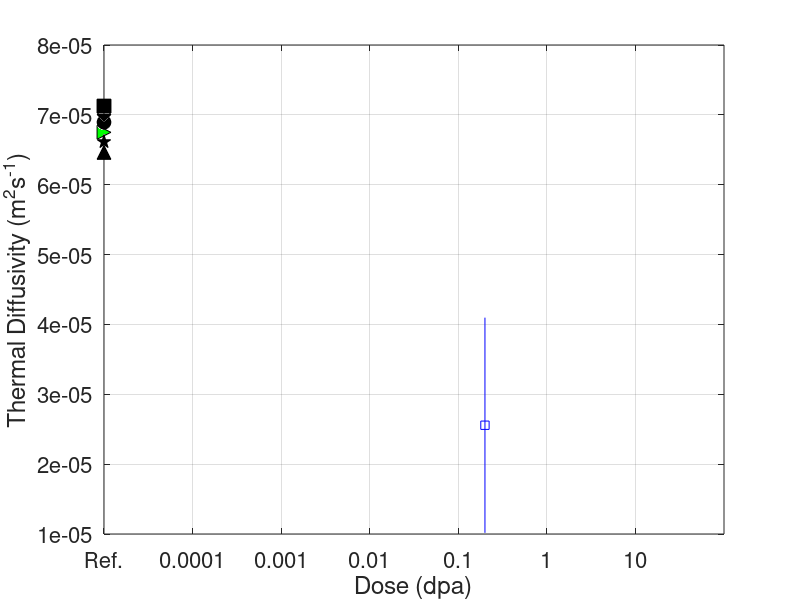

The MATLAB script that drew this image: (Note: this script raises an error after producing the figure.)
clc
clear all
close all
 
 
load('summary_with_refdata.mat')
% load('helsinki_summary_data_25_3.mat','sawv','std_sawv','TC','std_TC','dose')
load('helsinki_summary_data_4_4.mat','TC','std_TC','dose')
dose(1)=1e-5;

h3=figure;

% h2=figure;
% errorbar(dose,sawv,std_sawv)
% 
% hold on
% plot(dose,sawv, 'r','LineWidth',1)
% grid on 
% xlabel('Dose (dpa)','FontSize',16)
% ylabel('Peak SAW Velocity (ms^{-1})','FontSize',16)
% set(gcf,'color','w');
% set(gca,'fontsize',16);
%  set(gca,'xscale','log')
% 
% xticks([1e-5 1e-4 1e-3 1e-2 1e-1 1e-0 10])
% xticklabels({'Ref.','0.0001','0.001','0.01','0.1','1','10'})

%% plotting the unimplanted refs


plot(fukuda_dose(1),fukuda_TD(1),'ks','MarkerFaceColor','k','MarkerSize',10)

grid on 
xlabel('Dose (dpa)','FontSize',16)
ylabel('Thermal Diffusivity (m^{2}s^{-1})','FontSize',16)
set(gcf,'color','w');
set(gca,'fontsize',16);
 set(gca,'xscale','log')
 axis([1e-5 100 1e-5 8e-5])
xticks([ 1e-5 1e-4 1e-3 1e-2 1e-1 1e-0,10])
xticklabels({'Ref.','0.0001','0.001','0.01','0.1','1','10'})


hold on
plot(fukuda_dose(2),fukuda_TD(2),'kd','MarkerFaceColor','k','MarkerSize',10)

hold on
plot(fukuda_dose(3),fukuda_TD(3),'ko','MarkerFaceColor','k','MarkerSize',10)

hold on
plot(fukuda_dose(4),fukuda_TD(4),'kp','MarkerFaceColor','k','MarkerSize',10)


hold on
plot(fukuda_dose(5),fukuda_TD(5),'k^','MarkerFaceColor','k','MarkerSize',10)

hold on

% % adding felix TGS unimp value after review 
 plot(1e-5,6.75e-5,'k>','MarkerFaceColor','g','MarkerSize',10)
 


hold on


%% plotting the implanted ones


% plot(cui_dose,cui_TD,'bs')
errorbar(cui_dose,cui_TD,cui_std*2,'bs','MarkerFaceColor','b','MarkerSize',10,'LineWidth',2)




 hold on
%  plot(deuch_dose(1),deuch_TD(1),'bx','MarkerFaceColor','b')
% hold on

% %% removing since his is cu ions
% errorbar(deuch_dose(2),deuch_TD(2),deuch_std*2,'ms','MarkerFaceColor','m','MarkerSize',10,'LineWidth',2)
% 
% hold on
plot(ESS_dose,ESS_TD,'mo','MarkerFaceColor','m','MarkerSize',10)
hold on
plot(peackock_dose,peackock_TD,'cd','MarkerFaceColor','c','MarkerSize',10)

hold on


errorbar(dose,TC,std_TC,'rx','LineWidth',2,'MarkerFaceColor','b','MarkerEdgeColor','b')

% hold on
% plot(dose,TC,'b.','MarkerFaceColor','b')

% h=legend('[8]',' [33] Poly. Cryst.','[33] Sin. Cryt.','[34]','[11]',',[12], Self-ion','[35], T_{irr}= 150 ^{o}C ','[36], T_{irr}= 200 ^{o}C ','This work');
% h.Location='northeast';
% h.FontSize=11;

% newOrder = [2 3 5 4 1 6 7 8 9];
% [~,~,plot_h,text_strings] = legend;
% % legend(plot_h(newOrder),text_strings{newOrder})
% 
% set(h,'String',text_strings(newOrder),'Data',plot_h(newOrder))


%      savefig(h3,'helsinki_summary_with_refs_25_3_TC.fig')
% saveas(h3,'helsinki_summary_with_refs_25_3_TC.png')

% adding the as received point 
hold on 
load('tungsten_plansee_as_received_1_17delay_analysis.mat','map_saw','std_saw','map_diffuse','std_diffuse','map_vel','std_vel','ph','pv','phh')

TC_as=mean(mean(map_diffuse));
std_TC_as=mean(mean(std_diffuse));
% 


hold on 
errorbar(dose(1),TC_as,std_TC_as,'gx','LineWidth',2,'MarkerFaceColor','r','MarkerEdgeColor','r')

% h=legend('Fujitsuka, Pure W [15]','Fukuda, Pure W [41]','Fukuda, Sin. Cryst. [41]','Touloukian, Pure W [42]','Tanabe, Pure W [18]','Hofmann, Pure W; TGS [16]','Cui, Self-ion [19]','Habainy, ''n''; T_{irr}= 150 ^{o}C [43]','Linke, ''n''; T_{irr}= 200 ^{o}C [44]','This work (Prior Annealed)', 'This work (As Received) ');

h=legend('Pure W, Fujitsuka [15]','Pure W, Fukuda [41]','Pure W, Sin. Cryst., [41]','Pure W, Touloukian [42]','Pure W, Tanabe [18]','Pure W, TGS, Hofmann [16]','Self-ion impl., Cui [19]','''n'' T_{irr}= 150 ^{o}C, Habainy [43]','''n'' T_{irr}= 200 ^{o}C, Linke [44]','This work (Prior Annealed)', 'This work (As Received) ');

h.Location='northeastoutside';
legend('boxoff')

% h.Location='northeast';
h.FontSize=11;

axis([0.00001 10 2e-5 7.5e-5])


